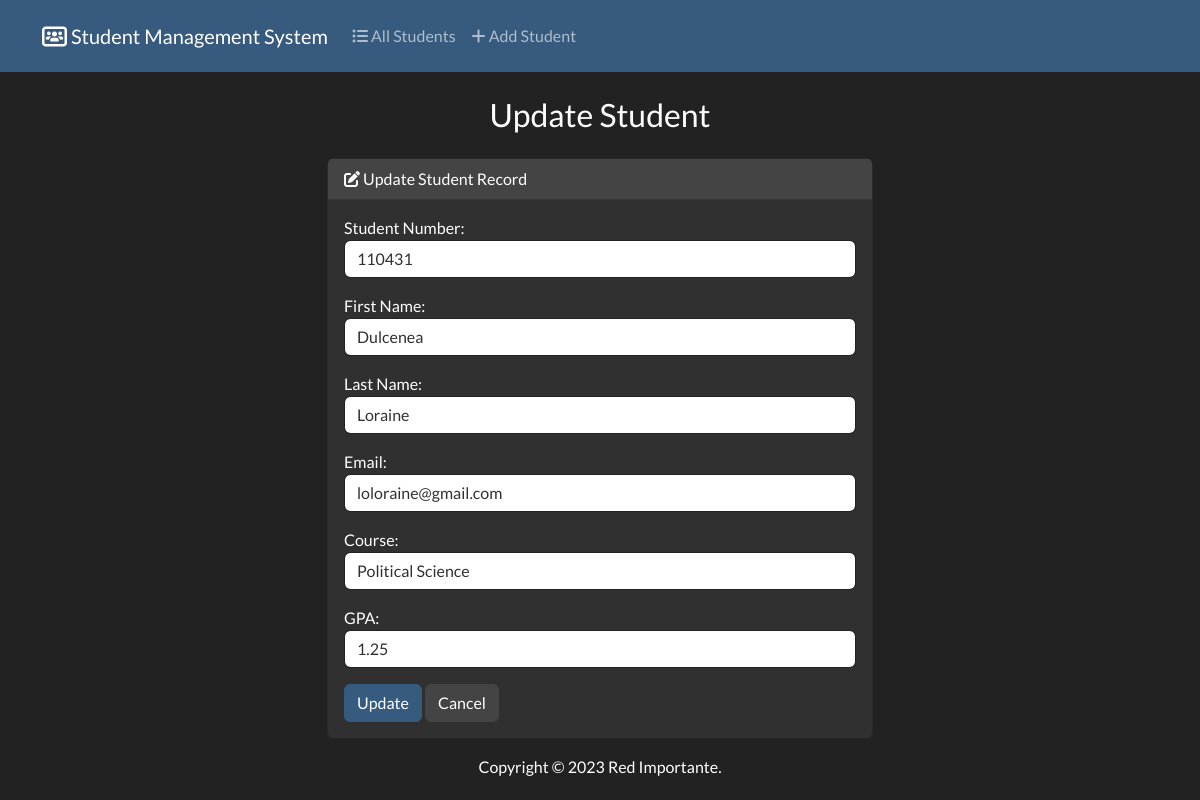
The app's page /edit/4 with its own data.
### students/models.py (models this page shows, shortened)
class Student(models.Model):
  student_number = models.PositiveIntegerField()
  first_name = models.CharField(max_length=50)
  last_name = models.CharField(max_length=50)
  email = models.EmailField(max_length=100)
  course = models.CharField(max_length=50)
  gpa = models.FloatField()

### students/views.py (the view)
# urls.py: path('edit/<int:id>', views.edit, name='edit'),
def edit(request, id):
  if request.method == 'POST':
    student = Student.objects.get(pk=id)
    form = StudentForm(request.POST, instance=student)
    if form.is_valid():
      form.save()
      return render(request, 'students/edit.html', {
        'form': form,
        'success': True
      })
  else:
    student = Student.objects.get(pk=id)
    form = StudentForm(instance=student)
  return render(request, 'students/edit.html', {
    'form': form
  })

### students/forms.py
class StudentForm(forms.ModelForm):
  class Meta:
    model = Student
    fields = ['student_number', 'first_name', 'last_name', 'email', 'course', 'gpa']
    labels = {
      'student_number': 'Student Number',
      'first_name': 'First Name',
      'last_name': 'Last Name',
      'email': 'Email',
      'course': 'Course',
      'gpa': 'GPA'
    }
    widgets = {
      'student_number': forms.NumberInput(attrs={'class': 'form-control'}),
      'first_name': forms.TextInput(attrs={'class': 'form-control'}),
      'last_name': forms.TextInput(attrs={'class': 'form-control'}),
      'email': forms.EmailInput(attrs={'class': 'form-control'}),
      'course': forms.TextInput(attrs={'class': 'form-control'}),
      'gpa': forms.NumberInput(attrs={'class': 'form-control'})
    }

### students/templates/students/edit.html (shortened to what this page needs)
{% extends "students/base.html" %}
{% block body %}
  <h3 class="text-center my-4">Update Student</h3>
  {% if success %}
    <div class="alert alert-success" role="success">
      <p>Student updated successfully!</p>
      <a href="{% url 'index' %}" class="alert-link">Go back to Home Page</a>
    </div>
  {% else %}
    <div class="row justify-content-center">
      <div class="col-6">
        <div class="card text-white bg-dark mb-3">
          <div class="card-header">
            <i class="fa-solid fa-pen-to-square"></i>
            Update Student Record
          </div>
            <div class="card-body">
              <form action="" method="POST">
                {{ form.as_p }}
                <button type="submit" class="btn btn-primary">Update</button>
                <a href="{% url 'index' %}" class="btn btn-secondary">Cancel</a>
              </form>
            </div>
        </div>
      </div>
    </div>
  {% endif %}
{% endblock %}

### records on screen
Student: student_number "110431", first_name "Dulcenea", last_name "Loraine", email "loloraine@gmail.com", course "Political Science", gpa "1.25"
